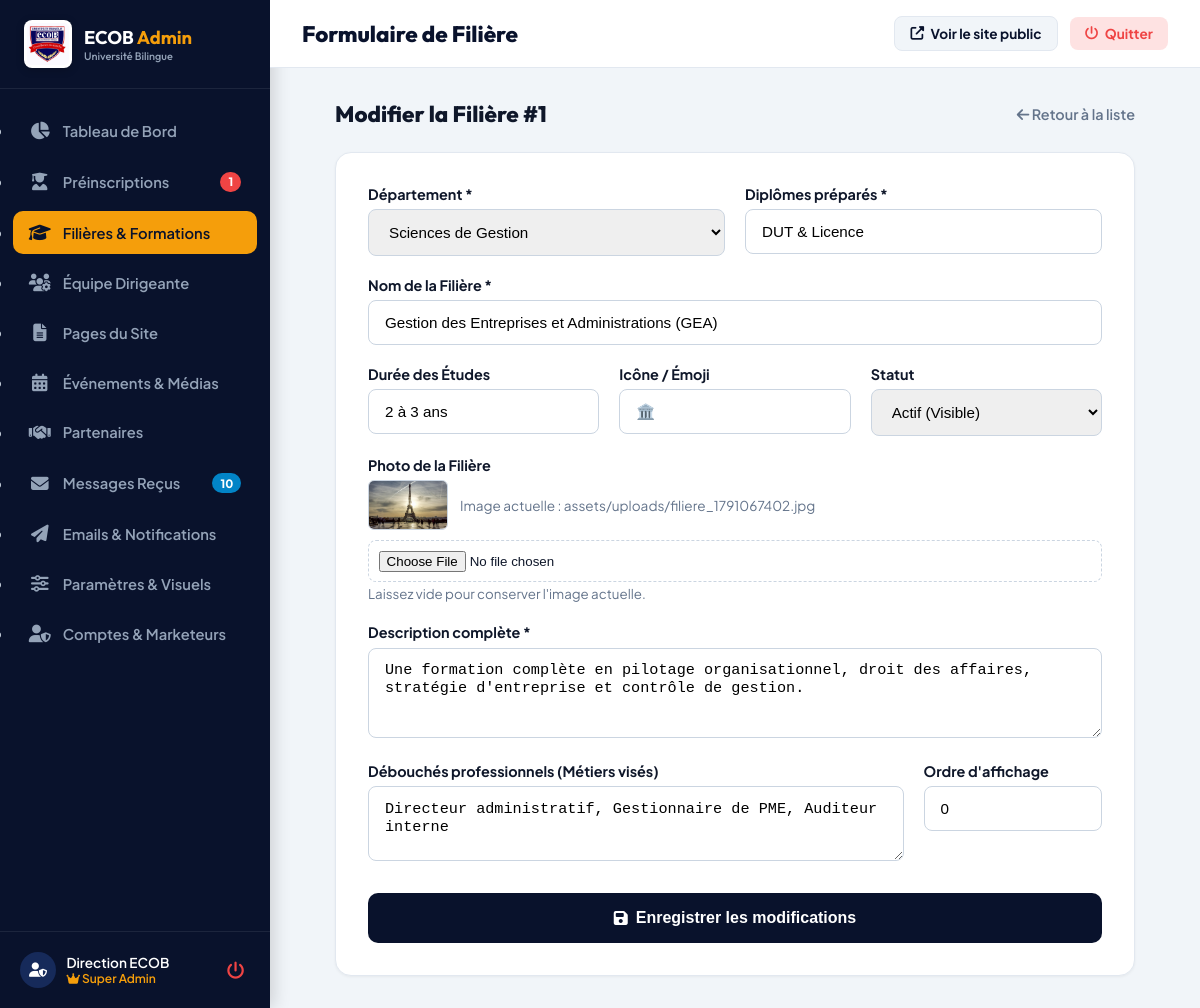
Page /admin/filiere-form.php?id=1 (signed in) on the committed database.
### tables this page shows
CREATE TABLE `filieres` (
  `id` int NOT NULL AUTO_INCREMENT,
  `departement` enum('gestion','agro','mine') NOT NULL,
  `nom` varchar(150) NOT NULL,
  `diplome` varchar(50) DEFAULT 'DUT & Licence',
  `duree` varchar(50) DEFAULT '2 à 3 ans',
  `icon` varchar(50) DEFAULT 'fas fa-graduation-cap',
  `description` text NOT NULL,
  `debouches` text,
  `image_url` varchar(255) DEFAULT NULL,
  `ordre` int DEFAULT '0',
  `statut` enum('actif','inactif') DEFAULT 'actif',
  `created_at` timestamp NULL DEFAULT CURRENT_TIMESTAMP,
  PRIMARY KEY (`id`)
);

### config/helpers.php (called while the page is built, shortened)
<?php
function e($value): string {
    return htmlspecialchars((string)$value, ENT_QUOTES, 'UTF-8');
}
function asset_url(?string $path, string $fallback = '', string $prefix = ''): string {
    $path = trim((string)$path);
    $abs = __DIR__ . '/../' . $path;
    $version = is_file($abs) ? filemtime($abs) : time();
    return e($prefix . $path) . '?v=' . $version;
}

### admin/filiere-form.php (the view, shortened to what this page needs)
<?php
require_once __DIR__ . '/layout-header.php';
$db = get_db();
$id = (int)($_GET['id'] ?? 0);
$filiere = [
    'departement' => 'gestion',
    'nom' => '',
    'diplome' => 'DUT & Licence',
    'duree' => '2 à 3 ans',
    'icon' => '🏛️',
    'description' => '',
    'debouches' => '',
    'image_url' => 'assets/images/img2.jpg',
    'ordre' => 0,
    'statut' => 'actif'
];
if ($id > 0) {
    $stmt = $db->prepare("SELECT * FROM filieres WHERE id = ?");
    $stmt->execute([$id]);
    $found = $stmt->fetch();
    if ($found) {
        $filiere = $found;
    }
}
?>
<div style="max-width:800px; margin:0 auto;">
    <div style="display:flex; justify-content:space-between; align-items:center; margin-bottom:1.5rem;">
        <h2 style="font-size:1.4rem; font-weight:800; font-family:'Outfit',sans-serif;">
            <?= $id > 0 ? "Modifier la Filière #$id" : "Créer une Nouvelle Filière" ?>
        </h2>
        <a href="filieres.php" style="color:#64748b; text-decoration:none; font-size:0.9rem; font-weight:600;">
            <i class="fas fa-arrow-left"></i> Retour à la liste
        </a>
    </div>
    <div style="background:#fff; border-radius:16px; padding:2rem; border:1px solid #e2e8f0; box-shadow:0 1px 3px rgba(0,0,0,0.05);">
        <form method="POST" action="filiere-form.php<?= $id > 0 ? '?id='.$id : '' ?>" enctype="multipart/form-data">
            <div style="display:grid; grid-template-columns:1fr 1fr; gap:1.25rem; margin-bottom:1.25rem;">
                <div>
                    <label style="display:block; font-weight:700; margin-bottom:0.4rem; font-size:0.9rem;">Département *</label>
                    <select name="departement" required style="width:100%; padding:0.8rem 1rem; border-radius:8px; border:1.5px solid #cbd5e1; font-size:0.95rem;">
                        <option value="gestion" <?= $filiere['departement'] === 'gestion' ? 'selected' : '' ?>>Sciences de Gestion</option>
                    </select>
                </div>
                <div>
                    <label style="display:block; font-weight:700; margin-bottom:0.4rem; font-size:0.9rem;">Diplômes préparés *</label>
                    <input type="text" name="diplome" value="<?= e($filiere['diplome']) ?>" placeholder="Ex: DUT & Licence" required style="width:100%; padding:0.8rem 1rem; border-radius:8px; border:1.5px solid #cbd5e1; font-size:0.95rem;">
                </div>
            </div>
            <div style="margin-bottom:1.25rem;">
                <label style="display:block; font-weight:700; margin-bottom:0.4rem; font-size:0.9rem;">Nom de la Filière *</label>
                <input type="text" name="nom" value="<?= e($filiere['nom']) ?>" required placeholder="Ex: Finance, Banque & Assurance" style="width:100%; padding:0.8rem 1rem; border-radius:8px; border:1.5px solid #cbd5e1; font-size:0.95rem;">
            </div>
            <div style="display:grid; grid-template-columns:1fr 1fr 1fr; gap:1.25rem; margin-bottom:1.25rem;">
                <div>
                    <label style="display:block; font-weight:700; margin-bottom:0.4rem; font-size:0.9rem;">Durée des Études</label>
                    <input type="text" name="duree" value="<?= e($filiere['duree']) ?>" placeholder="Ex: 2 à 3 ans" style="width:100%; padding:0.8rem 1rem; border-radius:8px; border:1.5px solid #cbd5e1; font-size:0.95rem;">
                </div>
                <div>
                    <label style="display:block; font-weight:700; margin-bottom:0.4rem; font-size:0.9rem;">Icône / Émoji</label>
                    <input type="text" name="icon" value="<?= e($filiere['icon']) ?>" placeholder="Ex: 📊 ou 🏛️" style="width:100%; padding:0.8rem 1rem; border-radius:8px; border:1.5px solid #cbd5e1; font-size:0.95rem;">
                </div>
                <div>
                    <label style="display:block; font-weight:700; margin-bottom:0.4rem; font-size:0.9rem;">Statut</label>
                    <select name="statut" style="width:100%; padding:0.8rem 1rem; border-radius:8px; border:1.5px solid #cbd5e1; font-size:0.95rem;">
                        <option value="actif" <?= ($filiere['statut'] ?? 'actif') === 'actif' ? 'selected' : '' ?>>Actif (Visible)</option>
                    </select>
                </div>
            </div>
            <div style="margin-bottom:1.25rem;">
                <label style="display:block; font-weight:700; margin-bottom:0.4rem; font-size:0.9rem;">Photo de la Filière</label>
                <?php if (!empty($filiere['image_url'])): ?>
                    <div style="margin-bottom:0.6rem; display:flex; align-items:center; gap:0.75rem;">
                        <img src="<?= asset_url($filiere['image_url'], 'assets/images/img2.jpg', '../') ?>" alt="" style="width:80px; height:50px; object-fit:cover; border-radius:6px; border:1px solid #cbd5e1;">
                        <span style="font-size:0.85rem; color:#64748b;">Image actuelle : <?= e($filiere['image_url']) ?></span>
                    </div>
                <?php endif; ?>
                <input type="file" name="image_file" accept="image/*" style="width:100%; padding:0.6rem; border-radius:8px; border:1.5px dashed #cbd5e1;">
                <small style="color:#64748b;">Laissez vide pour conserver l'image actuelle.</small>
            </div>
            <div style="margin-bottom:1.25rem;">
                <label style="display:block; font-weight:700; margin-bottom:0.4rem; font-size:0.9rem;">Description complète *</label>
                <textarea name="description" required style="width:100%; padding:0.8rem 1rem; border-radius:8px; border:1.5px solid #cbd5e1; font-size:0.95rem; min-height:90px;"><?= e($filiere['description']) ?></textarea>
            </div>
            <div style="display:grid; grid-template-columns:3fr 1fr; gap:1.25rem; margin-bottom:1.75rem;">
                <div>
                    <label style="display:block; font-weight:700; margin-bottom:0.4rem; font-size:0.9rem;">Débouchés professionnels (Métiers visés)</label>
                    <textarea name="debouches" placeholder="Ex: Analyste financier, Chef comptable, Auditeur..." style="width:100%; padding:0.8rem 1rem; border-radius:8px; border:1.5px solid #cbd5e1; font-size:0.95rem; min-height:75px;"><?= e($filiere['debouches'] ?? '') ?></textarea>
                </div>
                <div>
                    <label style="display:block; font-weight:700; margin-bottom:0.4rem; font-size:0.9rem;">Ordre d'affichage</label>
                    <input type="number" name="ordre" value="<?= (int)($filiere['ordre'] ?? 0) ?>" style="width:100%; padding:0.8rem 1rem; border-radius:8px; border:1.5px solid #cbd5e1; font-size:0.95rem;">
                </div>
            </div>
            <button type="submit" class="btn-add" style="width:100%; justify-content:center; padding:1rem; font-size:1rem; border:none; cursor:pointer;">
                <i class="fas fa-save"></i> <?= $id > 0 ? "Enregistrer les modifications" : "Créer la filière" ?>
            </button>
        </form>
    </div>
</div>
<?php require_once __DIR__ . '/layout-footer.php'; ?>

### admin/layout-header.php (style rules this page uses)
* { box-sizing: border-box; margin: 0; padding: 0; }
body { font-family: 'Plus Jakarta Sans', sans-serif; background: #f1f5f9; color: #0f172a; display: flex; min-height: 100vh; }
.btn-add { background: #09122c; color: #fff; padding: 0.65rem 1.25rem; border-radius: 10px; text-decoration: none; font-weight: 700; font-size: 0.9rem; display: inline-flex; align-items: center; gap: 0.5rem; transition: background 0.2s; }

### rows in the picture
filieres: departement "Sciences de Gestion", diplome "DUT & Licence", nom "Gestion des Entreprises et Administrations (GEA)", duree "2 à 3 ans", icon "🏛️", statut "Actif (Visible)", image_url (picture), image_url "assets/uploads/filiere_1791067402.jpg", description "Une formation complète en pilotage organisationnel, droit des affaires, stratégie d'entreprise et contrôle de gestion.", debouches "Directeur administratif, Gestionnaire de PME, Auditeur interne", ordre "0"

### other values in the picture
$cntPendingAdmis "1"
$cntContacts "10"
$adminNom "Direction ECOB"
$pageTitle "Formulaire de Filière"
$id "1"
